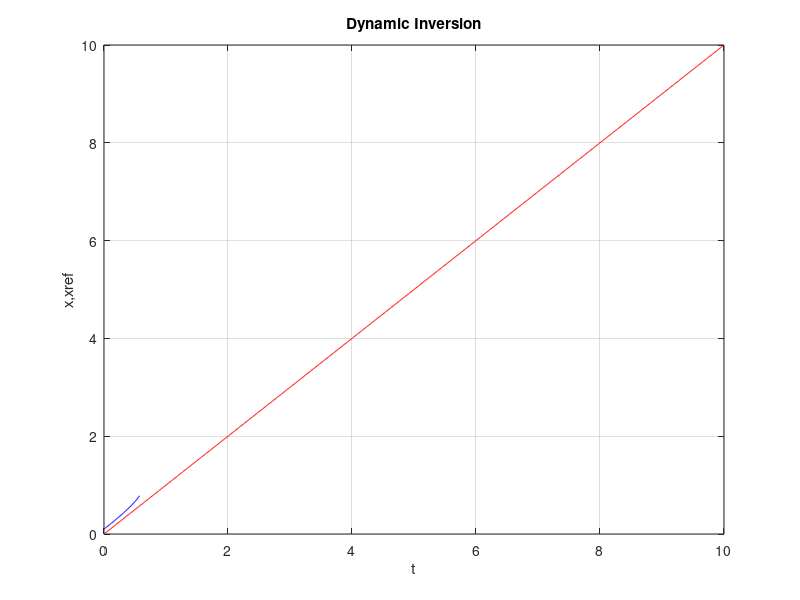
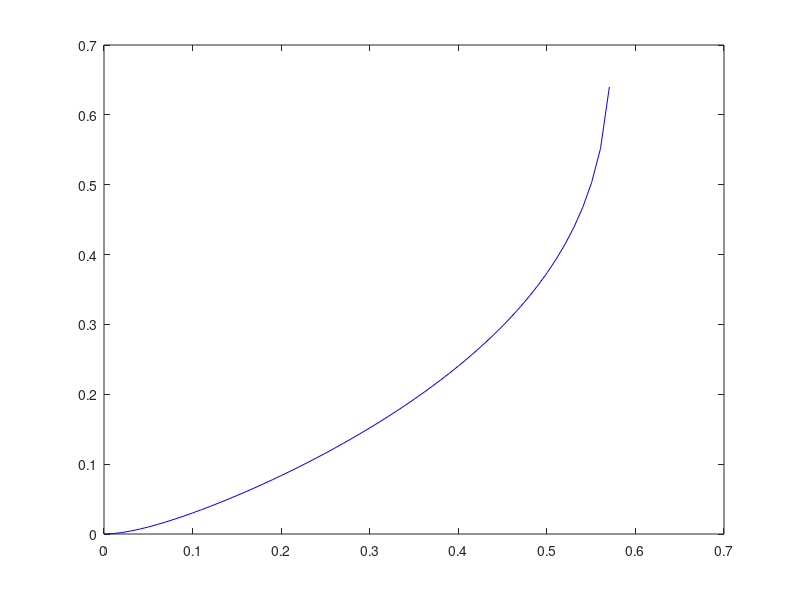

Write MATLAB code to recreate these figures, in order.
function dynamicinversionc2
% Problem parameters
ceta=.8;
ts=5;
w= 4/(ceta*ts);
%w= .9714;
y0(1)=0.1;
y0(2)=1;
y0(3)=0;
numSteps=1000;
t=linspace(0,10,numSteps)'
xref=(t);
plot(t(:,1),xref(:,1),'r');
options = odeset('RelTol',1e-12,'AbsTol',1e-8);             
[t,y] = ode45(@f,t,y0,options);
p=y
hold on
plot(t(:,1),y(:,1),'b');
grid on
title('Dynamic Inversion');
ylabel('x,xref');
xlabel('t');
figure
plot(t(:,1),y(:,3),'b');
function dydt = f(t,y)
  % Derivative function -- mu and mustar shared with the outer function.
xr=t;
xr1=1;
xr2=0;
u=(1/y(1)+y(2)^2)*((xr2+y(1)*y(2)^2)-2*ceta*w*(y(2)-xr1)-w^2*(y(1)-xr));

dydt=[y(2);
     -y(1)*y(2)^2+(y(1)+y(2)^2)*u;
     u];
  end  


end  
  
  